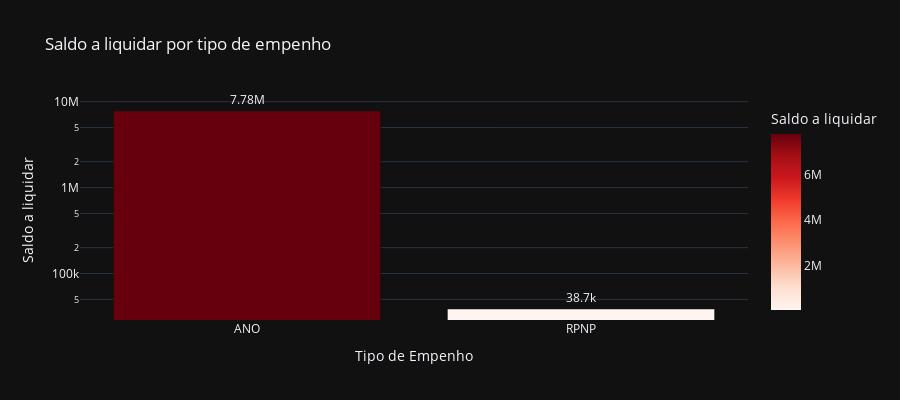

The cell this chart's notebook holds for it:
### Code cell
# Saldo a liquidar por tipo de Empenho
cols = ['TIPO', 'A_LIQUIDAR']

df_aux = df.loc[:, cols].groupby('TIPO').sum().sort_values(by= 'A_LIQUIDAR', ascending=False).reset_index()
df_aux = df_aux[df_aux['A_LIQUIDAR'] > 0]
fig = px.bar(df_aux, 
             x='TIPO', 
             y='A_LIQUIDAR',
             title='Saldo a liquidar por tipo de empenho',
             labels={'TIPO':'Tipo de Empenho', 'A_LIQUIDAR':'Saldo a liquidar'},
             text_auto='.3s',
             height=400,
             log_y=True,
             color='A_LIQUIDAR',
             color_continuous_scale = 'reds',
             template='plotly_dark')
fig.update_traces(textposition = 'outside', cliponaxis = False, hovertemplate=None)
fig.update_layout(hovermode="x unified")

fig.show()

### Figure 1 — Plotly figure (JSON) as saved in the notebook; plotly's stock layout.template omitted (floating-point values rounded to 4 significant figures)
{"data": [{"alignmentgroup": "True", "cliponaxis": false, "legendgroup": "", "marker": {"color": [7784000.0, 38670.0], "coloraxis": "coloraxis", "pattern": {"shape": ""}}, "name": "", "offsetgroup": "", "orientation": "v", "showlegend": false, "textposition": "outside", "texttemplate": "%{y:.3s}", "type": "bar", "x": ["ANO", "RPNP"], "xaxis": "x", "y": [7784000.0, 38670.0], "yaxis": "y"}], "layout": {"barmode": "relative", "coloraxis": {"colorbar": {"title": {"text": "Saldo a liquidar"}}, "colorscale": [[0, "rgb(255,245,240)"], [0.125, "rgb(254,224,210)"], [0.25, "rgb(252,187,161)"], [0.375, "rgb(252,146,114)"], [0.5, "rgb(251,106,74)"], [0.625, "rgb(239,59,44)"], [0.75, "rgb(203,24,29)"], [0.875, "rgb(165,15,21)"], [1, "rgb(103,0,13)"]]}, "height": 400, "hovermode": "x unified", "legend": {"tracegroupgap": 0}, "title": {"text": "Saldo a liquidar por tipo de empenho"}, "xaxis": {"anchor": "y", "domain": [0, 1], "title": {"text": "Tipo de Empenho"}}, "yaxis": {"anchor": "x", "domain": [0, 1], "title": {"text": "Saldo a liquidar"}, "type": "log"}}}
